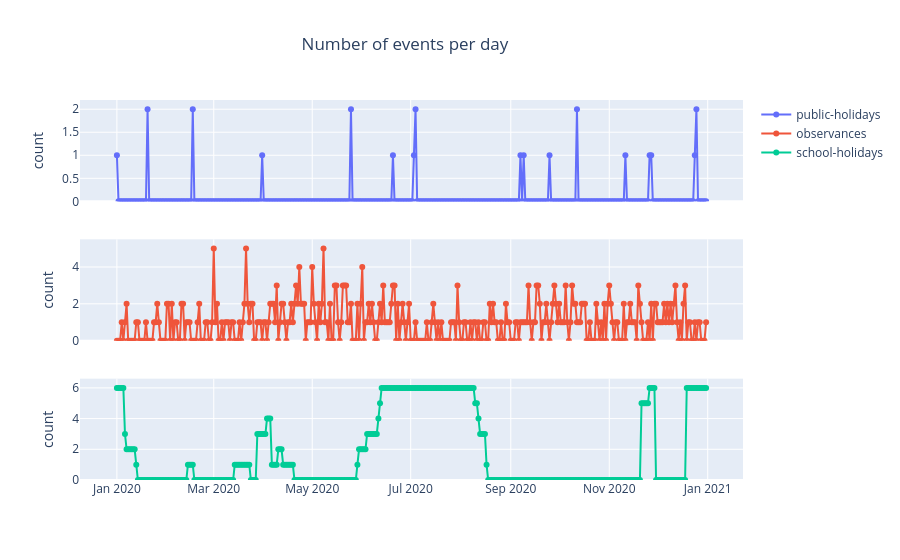

Notebook code for this chart:
### Markdown cell above
#### Visualize the number of events per day

### Code cell
event_split = []

for _, row in event_df.iterrows():
    start_date = row["start"].date()
    end_date = row["end"].date()
    delta = (end_date - start_date).days + 1

    for i in range(delta):
        event_split.append(
            {
                "date": start_date + timedelta(days=i),
                "id": row["id"],
                "title": row["title"],
                "labels": row["labels"],
                "category": row["category"],
                "rank": row["rank"],
                "aviation_rank": row["aviation_rank"],
                "start": row["start"],
                "end": row["end"],
            }
        )

event_split = pd.DataFrame(event_split)

event_split_count = (
    event_split.groupby(["date", "category"])[["rank"]]
    .count()
    .rename(columns={"rank": "count"})
    .reset_index()
)

event_split_count = event_split_count.pivot(
    index="date", columns="category", values="count"
).fillna(0)

event_count_per_day = pd.DataFrame(index=pd.date_range(start=start_time, end=end_time))

event_count_per_day = pd.merge(
    event_count_per_day,
    event_split_count,
    how="left",
    left_index=True,
    right_index=True,
).fillna(0)

fig = make_subplots(rows=3, cols=1, shared_xaxes=True)

fig.add_trace(
    go.Scatter(
        x=event_count_per_day.index,
        y=event_count_per_day["public-holidays"],
        name="public-holidays",
        mode="lines+markers",
    ),
    row=1,
    col=1,
)

fig.add_trace(
    go.Scatter(
        x=event_count_per_day.index,
        y=event_count_per_day["observances"],
        name="observances",
        mode="lines+markers",
    ),
    row=2,
    col=1,
)

fig.add_trace(
    go.Scatter(
        x=event_count_per_day.index,
        y=event_count_per_day["school-holidays"],
        name="school-holidays",
        mode="lines+markers",
    ),
    row=3,
    col=1,
)

fig.update_layout(
    title="Number of events per day",
    title_x=0.45,
    yaxis=dict(
        title="count", range=[0, event_count_per_day["public-holidays"].max() * 1.1]
    ),
    yaxis2=dict(
        title="count", range=[0, event_count_per_day["observances"].max() * 1.1]
    ),
    yaxis3=dict(
        title="count", range=[0, event_count_per_day["school-holidays"].max() * 1.1]
    ),
)

fig.show()

### Figure 1 — Plotly figure (JSON) as saved in the notebook; plotly's stock layout.template omitted (floating-point values rounded to 4 significant figures; data arrays with more than 128 entries replaced by an {"elided": "..."} marker saying what was removed)
{"data": [{"mode": "lines+markers", "name": "public-holidays", "type": "scatter", "x": {"elided": "366 str values"}, "xaxis": "x", "y": {"elided": "366 int values"}, "yaxis": "y"}, {"mode": "lines+markers", "name": "observances", "type": "scatter", "x": {"elided": "366 str values"}, "xaxis": "x2", "y": {"elided": "366 int values"}, "yaxis": "y2"}, {"mode": "lines+markers", "name": "school-holidays", "type": "scatter", "x": {"elided": "366 str values"}, "xaxis": "x3", "y": {"elided": "366 int values"}, "yaxis": "y3"}], "layout": {"title": {"text": "Number of events per day", "x": 0.45}, "xaxis": {"anchor": "y", "domain": [0, 1], "matches": "x3", "showticklabels": false}, "xaxis2": {"anchor": "y2", "domain": [0, 1], "matches": "x3", "showticklabels": false}, "xaxis3": {"anchor": "y3", "domain": [0, 1]}, "yaxis": {"anchor": "x", "domain": [0.7333, 1], "range": [0, 2.2], "title": {"text": "count"}}, "yaxis2": {"anchor": "x2", "domain": [0.3667, 0.6333], "range": [0, 5.5], "title": {"text": "count"}}, "yaxis3": {"anchor": "x3", "domain": [0, 0.2667], "range": [0, 6.6], "title": {"text": "count"}}}}
